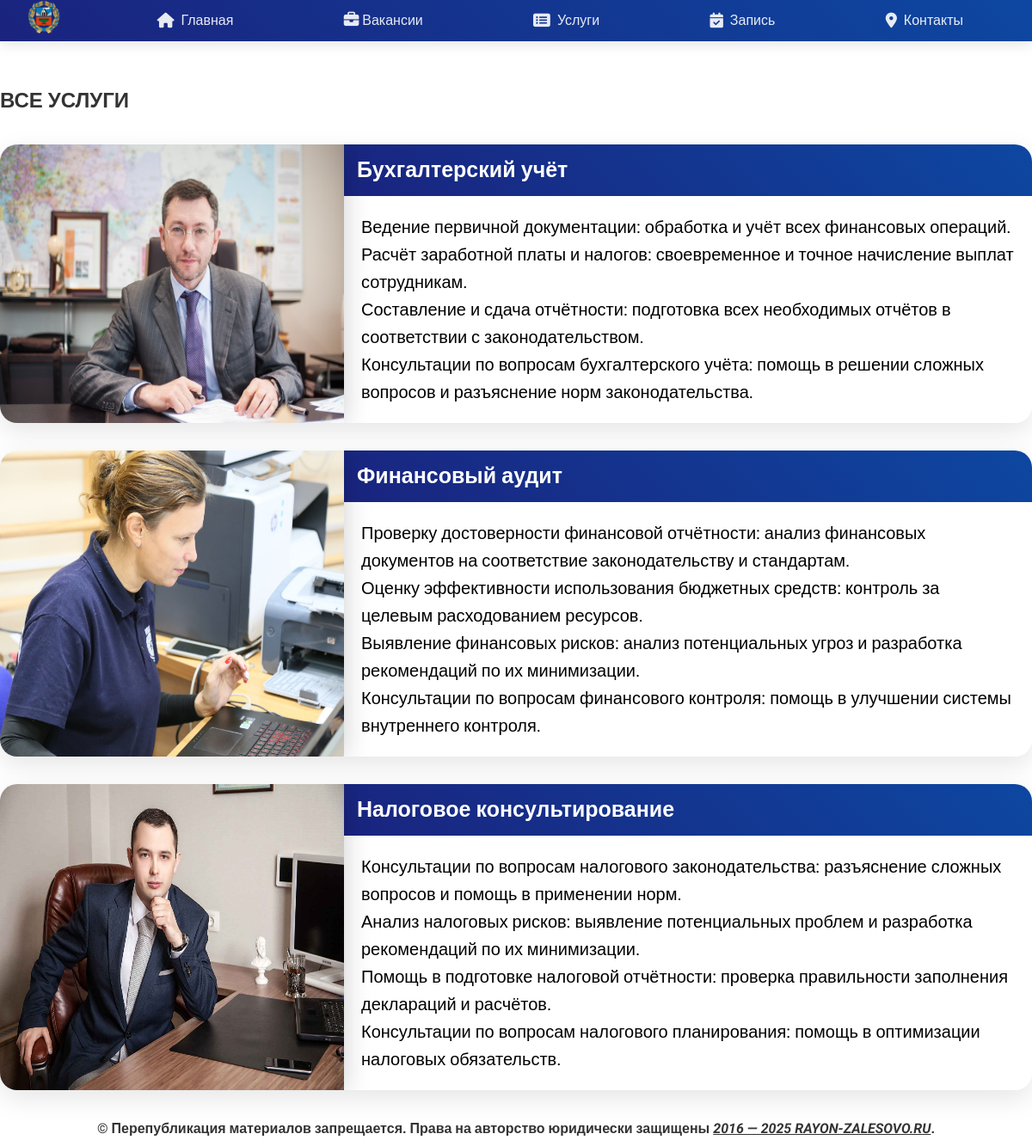
/services.php, run on the app's committed database.
### tables this page shows
CREATE TABLE `services` (
  `id` int NOT NULL,
  `name` varchar(200) NOT NULL,
  `image` varchar(100) NOT NULL,
  `description` text NOT NULL
);

### services.php (the view, shortened to what this page needs)
<?php
include("php/db.php");
$result = $db->query("SELECT * FROM services");
?>
<!DOCTYPE html>
<html lang="ru">
<head>
	<link rel="stylesheet" href="https://cdnjs.cloudflare.com/ajax/libs/font-awesome/6.4.0/css/all.min.css">
	<link rel="stylesheet" href="style.css">
</head>
<body>
	<nav class="nav-container">
		<ul class="nav-menu">
			<li class="nav-logo">
				<img src="images/bg.png" alt="Логотип округа">
			</li>
			<li class="nav-item mega-menu">
				<a href="index.php" class="nav-link">
					<i class="fas fa-home"></i> Главная
				</a>
			</li>
			<li class="nav-item mega-menu">
				<a class="nav-link just">
					<span>
						<i class="fas fa-briefcase"></i> Вакансии
					</span>
				</a>
			</li>
			<li class="nav-item">
				<a href="services.php" class="nav-link">
					<i class="fas fa-list-alt"></i> Услуги
				</a>
			</li>
			<li class="nav-item">
				<a href="booking.php" class="nav-link">
					<i class="fas fa-calendar-check"></i> Запись
				</a>
			</li>
			<li class="nav-item">
				<a href="cont.php" class="nav-link">
					<i class="fas fa-map-marker-alt"></i> Контакты
				</a>
			</li>
		</ul>
	</nav>
	<div id="portfolio-wrapper">
		<div id="portfolio" class="container">
			<div class="title">
				<h2>ВСЕ УСЛУГИ</h2>
				<div class="walks1">
					<?php
					while ($row = $result->fetch_assoc()) {
						echo '
                            <div class="walk">
								<img src="' . $row['image'] . '" alt="logo" class="walk-img">
								<div class="walk-text">
									<h5>' . $row['name'] . '</h5>
									<p>' . $row['description'] . '</p>
								</div>
							</div>
                            ';
					}
					?>
				</div>
			</div>
		</div>
	</div>
	<footer style="text-align: center;">
		<p>&copy; <b>Перепубликация материалов запрещается. Права на авторство юридически защищены <em><u> 2016 — 2025
						RAYON-ZALESOVO.RU</u></em>.</b></p>
	</footer>
</body>
</html>

### style.css (style rules this page uses)
* { margin: 0; padding: 0; box-sizing: border-box; }
body { font-family: 'Roboto', sans-serif; line-height: 1.6; background: #fff; color: #333; }
.nav-container { background: linear-gradient(45deg, #1a237e, #0d47a1); box-shadow: 0 4px 15px rgba(0, 0, 0, 0.1); }
.nav-menu { display: flex; align-items: center; justify-content: space-between; padding: 0 2rem; margin: 0 auto; max-width: 1200px; list-style: none; }
.nav-logo img { height: 60px; margin-right: 2rem; transition: transform 0.3s ease; }
.nav-item { position: relative; margin: 0 1.5rem; list-style: none; }
.nav-link { color: rgba(255, 255, 255, 0.9); text-decoration: none; padding: .5rem 1.5rem; margin-block: .0rem; display: flex; align-items: center; gap: 0.5rem; transition: all 0.3s ease; border-radius: 15px; cursor: pointer; }
.just span { gap: .5rem; }
.nav-link i { font-size: 1.1rem; }
#portfolio-wrapper { margin-top: 50px; width: 100%; height: 100%; display: flex; flex-direction: column; align-items: center; justify-content: center; }
.walk { overflow: hidden; margin-block: 2rem; display: flex; box-shadow: 0 10px 30px rgba(0, 0, 0, 0.1); width: 100%; max-width: 1300px; border-radius: 20px; }
.walk .walk-text { margin-left: -30px; width: 100%; }
.walk h5 { font-size: 25px; padding: 10px; padding-left: 45px; color: #fff; width: 100%; background: linear-gradient(45deg, #1a237e, #0d47a1); }
.walk-text p { background-color: #fff; color: #000; padding: 20px; padding-left: 50px; font-size: 20px; text-decoration: none; }
.walk-img { z-index: 3; width: 400px; box-shadow: 0 0px 30px rgba(0, 0, 0, 0.198); }
.nav-logo img { height: 40px; }

### data on the page
services: image (picture), name "Бухгалтерский учёт", description "Ведение первичной документации: обработка и учёт всех финансовых операций. Расчёт заработной платы и налогов: своевременное и точное начисление выплат сотрудникам. Составление и сдача отчётности: подготовка всех необходимых отчётов в соответствии с законодательством. Консультации по вопросам бухгалтерского учёта: помощь в решении сложных вопросов и разъяснение норм законодательства."
services: image (picture), name "Финансовый аудит", description "Проверку достоверности финансовой отчётности: анализ финансовых документов на соответствие законодательству и стандартам. Оценку эффективности использования бюджетных средств: контроль за целевым расходованием ресурсов. Выявление финансовых рисков: анализ потенциальных угроз и разработка рекомендаций по их минимизации. Консультации по вопросам финансового контроля: помощь в улучшении системы внутреннего контроля."
services: image (picture), name "Налоговое консультирование", description "Консультации по вопросам налогового законодательства: разъяснение сложных вопросов и помощь в применении норм. Анализ налоговых рисков: выявление потенциальных проблем и разработка рекомендаций по их минимизации. Помощь в подготовке налоговой отчётности: проверка правильности заполнения деклараций и расчётов. Консультации по вопросам налогового планирования: помощь в оптимизации налоговых обязательств."
